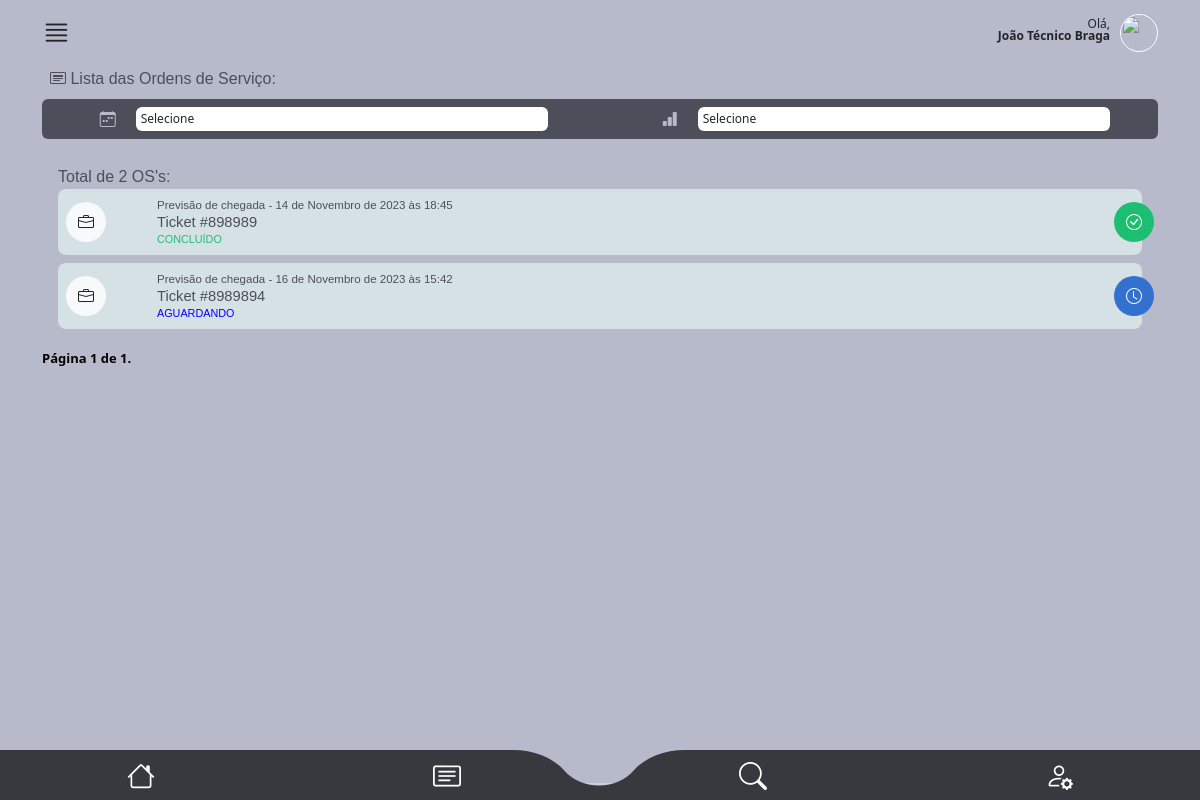
The app's page /main/minhas_os/ (signed in), older data.
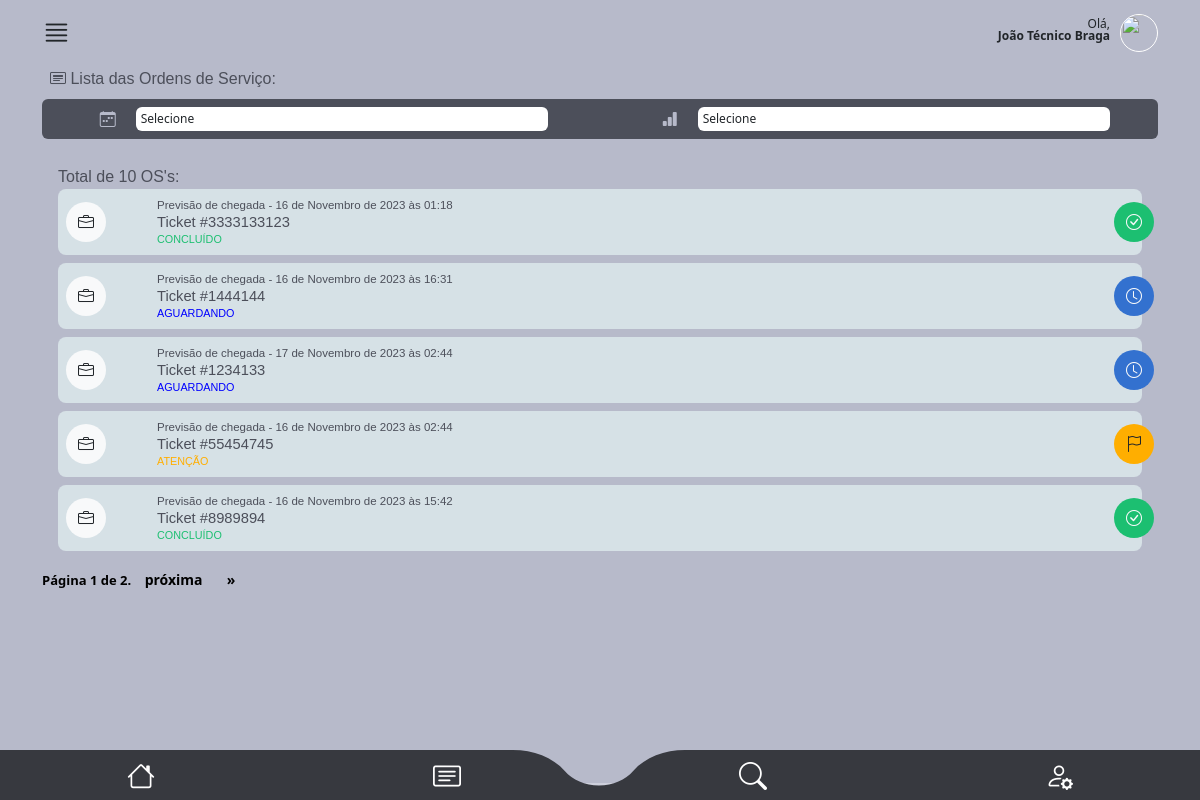
The same page, newer data.
### staff/models.py (models this page shows, shortened)
class OrdemDeServico(models.Model):
    ticket = models.CharField(max_length=200, unique=True)
    tecnico = models.ForeignKey(
        CustomUser, on_delete=models.CASCADE, related_name="ordens_técnico"
    )
    staff = models.ForeignKey(
        CustomUser, on_delete=models.CASCADE, related_name="ordens_staff"
    )
    descricao = models.TextField(max_length=600)
    previsao_chegada = models.DateTimeField(editable=True)
    previsao_execucao = models.DateTimeField(editable=True)
    material = models.CharField(max_length=100, validators=[MinLengthValidator(3)])
    equipamento = models.CharField(max_length=100, validators=[MinLengthValidator(3)])
    data_criacao = models.DateTimeField(auto_now_add=True)
    cliente = models.ForeignKey(Cliente, on_delete=models.CASCADE)
    contrato = models.CharField(max_length=700, null=True, blank=True)
    atividade = models.CharField(max_length=50, choices=ACTIVITY_CHOICES)
    status_tecnico = models.CharField(max_length=50, choices=TECNICAL_CHOICES)
    status = models.CharField(
        max_length=10, choices=STATUS_CHOICES, default="Aguardando"
    )
    atraso_em_minutos = models.CharField(
        max_length=50, choices=ATRASO_CHOICES
    )
    atraso_descricao = models.TextField(max_length=400)
    descricao_reagendamento = models.TextField(max_length=400)
    vezes_reagendada = models.IntegerField(default=0)

### main/views.py (the view, shortened to what this page needs)
@user_passes_test(is_tecnico)
def minhas_os(request):
    try:
        status_filter = request.GET.get("status")
        previsao_chegada_filter = request.GET.get("previsao_chegada")
        user = request.user
        ordens_ativas = OrdemDeServico.objects.filter(
            tecnico=user, status__in=["Atenção", "Urgente", "Aguardando", "Concluído"]
        )
        ordens_ativas_counter = OrdemDeServico.objects.filter(
            tecnico=user, status__in=["Atenção", "Urgente", "Aguardando", "Concluído"]
        )
        data_atual = datetime.now().date()
        todas_as_ordens = OrdemDeServico.objects.filter(tecnico=user)
        for ordem in todas_as_ordens:
            data_previsao = ordem.previsao_chegada.date()
            if data_previsao < data_atual and ordem.status in [
                "Atenção",
                "Urgente",
                "Aguardando",
            ]:
                ordem.status = "Reagendar"
                ordem.status_tecnico = "Aguardando Aceite"
                ordem.vezes_reagendada += 1
                ordem.descricao_reagendamento = "Ordem ignorada pelo técnico"
                ordem.save()
        if status_filter and status_filter != "Todas":
            ordens_ativas = ordens_ativas.filter(status=status_filter)
        items_per_page = 5
        paginator = Paginator(ordens_ativas, items_per_page)
        page = request.GET.get("page")
        try:
            ordens_ativas = paginator.page(page)
        except PageNotAnInteger:
            ordens_ativas = paginator.page(1)
        except EmptyPage:
            ordens_ativas = paginator.page(paginator.num_pages)
        return render(
            request,
            "minhas_os.html",
            {"ordens_ativas": ordens_ativas, "qtdos": len(ordens_ativas_counter)},
        )
    except Exception as e:
        return render(request, "error.html", {"error_message": str(e)})

### main/helpers.py (called while the page is built)
def is_tecnico(user):
    return user.groups.filter(name="Técnico").exists()

### main/templates/minhas_os.html (shortened to what the changed rows need)
{% extends "base2.html" %}
{%load static%}
{% block rest %}
      <section id="lista_oc_scr">
        <div class="container">
            <div id="oc_lista">
              <div class="tab-pane fade show active" id="pills-01" role="tabpanel" aria-labelledby="pills-home-tab" tabindex="0">
                <label class="mt-2 font-medium color04">Total de {{qtdos}} OS's:</label>
                {% for ordem in ordens_ativas %}
                <div class="oc_lista_item">
                      <a href="{% url 'os_detail2' ordem.id %}" class="a-whole"></a>
                      <div class="row">
                          <div class="col-2 col-md-1">
                              <div class="icon bg-light"><i class="bi bi-briefcase text-dark"></i></div>
                          </div>
                          <div class="col-9 col-md-11">
                              <div class="oc_l_data color04 font-light">Previsão de chegada - {{ ordem.previsao_chegada }}</div>
                              <div class="oc_l_nome font-medium color04">Ticket #{{ ordem.ticket }}</div>
                              <div class="oc_l_status font-medium {% if ordem.status == 'Urgente' %}color-red{% elif ordem.status == 'Atenção' %}color-yellow{% elif ordem.status == 'Aguardando' %}color-blue{% elif ordem.status == 'Concluído' %}color-green{% endif %}">{{ ordem.status }}</div>
                          </div>
                          {% if ordem.status == "Urgente" %}
                              <div class="status_icon bg05 text-light">
                                  <i class="bi bi-exclamation-triangle-fill"></i>
                              </div>
                          {% elif ordem.status == "Atenção" %}
                              <div class="status_icon bg06 text-dark">
                                  <i class="bi bi-flag"></i>
                              </div>
                          {% elif ordem.status == "Aguardando" %}
                              <div class="status_icon bg01 text-light">
                                  <i class="bi bi-clock"></i>
                              </div>
                          {% elif ordem.status == "Concluído" %}
                              <div class="status_icon bg02 text-light">
                                <i class="bi bi-check-circle"></i>
                            </div>
                          {% endif %}
                      </div>
                  </div>
                  {% endfor %}
                </div>
                <div class="pagination">
                  <span class="step-links">
                      <span class="current-page">
                          Página {{ ordens_ativas.number }} de {{ ordens_ativas.paginator.num_pages }}.
                      </span>
                      {% if ordens_ativas.has_next %}
                          <a href="?page={{ ordens_ativas.next_page_number }}">próxima</a>
                          <a href="?page={{ ordens_ativas.paginator.num_pages }}">&raquo;</a>
                      {% endif %}
                  </span>
              </div>
              </div>
      </section>
  {% endblock %}

Row changes from the older to the newer data that the page shows:
no longer on this page (row edited): OrdemDeServico: previsao_chegada "14 de Novembro de 2023 às 18:45", ticket "898989", status "CONCLUÍDO"
now on this page (row edited): OrdemDeServico: previsao_chegada "16 de Novembro de 2023 às 01:18", ticket "3333133123", status "CONCLUÍDO"
now on this page (row edited): OrdemDeServico: previsao_chegada "16 de Novembro de 2023 às 16:31", ticket "1444144", status "AGUARDANDO"
now on this page (row edited): OrdemDeServico: previsao_chegada "17 de Novembro de 2023 às 02:44", ticket "1234133", status "AGUARDANDO"
now on this page (row edited): OrdemDeServico: previsao_chegada "16 de Novembro de 2023 às 02:44", ticket "55454745", status "ATENÇÃO"
changed OrdemDeServico "16 de Novembro de 2023 às 15:42": status "AGUARDANDO" → "CONCLUÍDO"
Text that changed along with them:
{{ qtdos }}: "2" → "10"
{{ ordens_ativas.paginator.num_pages }}: "1" → "2"
text now shown: "próxima »"
